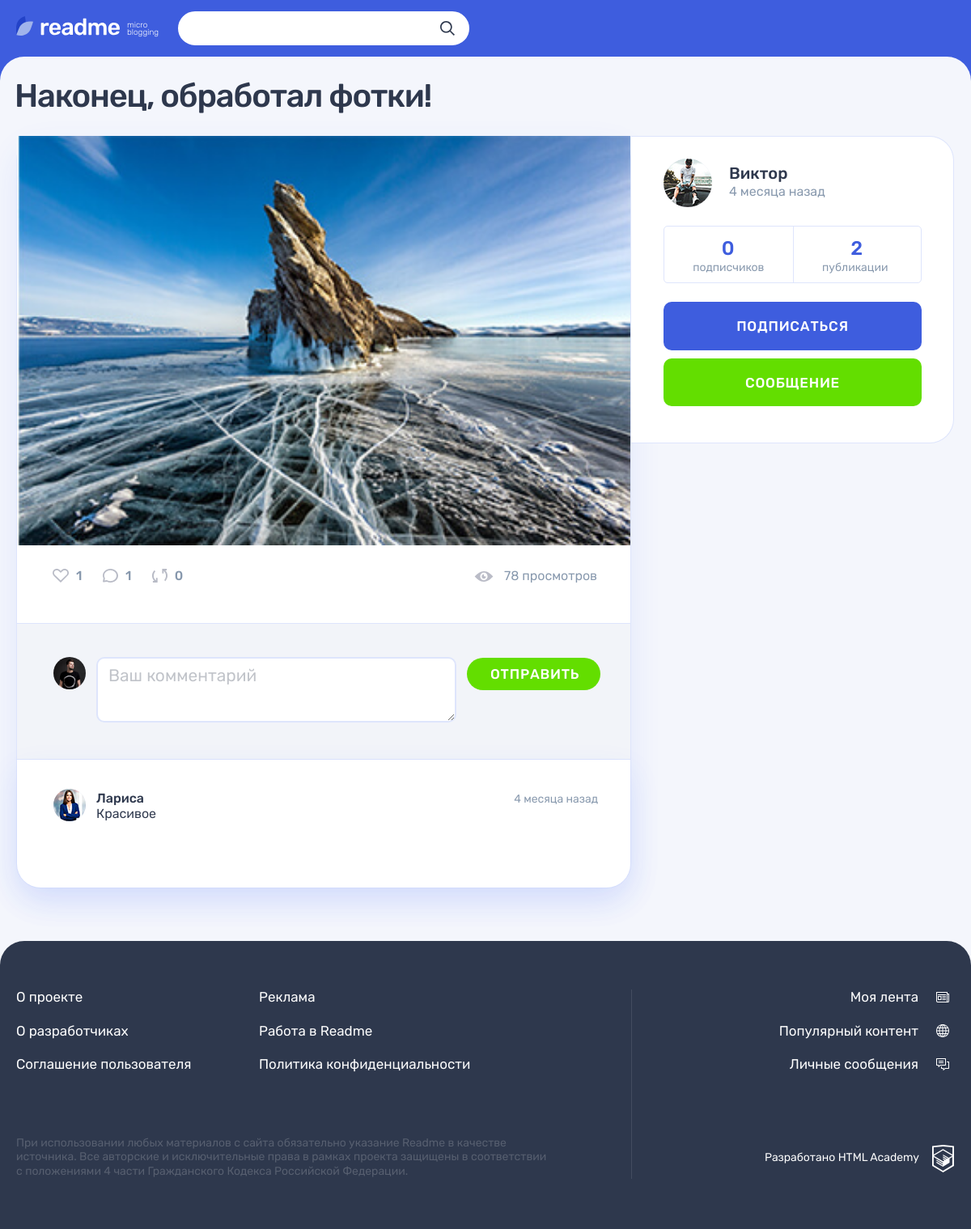
The page /post.php?id=3 (signed in) on the database its author committed.
### tables this page shows
CREATE TABLE `posts`
(
    `id`               INT UNSIGNED                           NOT NULL AUTO_INCREMENT PRIMARY KEY,
    `created_at`       DATETIME     DEFAULT CURRENT_TIMESTAMP NOT NULL,
    `updated_at`       DATETIME     DEFAULT CURRENT_TIMESTAMP ON UPDATE CURRENT_TIMESTAMP,
    `title`            VARCHAR(255)                           NOT NULL,
    `content`          TEXT                                   NULL,
    `author_quote`     VARCHAR(255)                           NULL,  
    `image_url`        VARCHAR(2048)                          NULL,
    `video_url`        VARCHAR(2048)                          NULL,
    `website_url`      VARCHAR(2048)                          NULL,
    `views_count`      INT UNSIGNED DEFAULT 0,                       
    `repost_flag`      BOOL         DEFAULT FALSE,                   
    `original_post_id` INT UNSIGNED,                                 
    `user_id`          INT UNSIGNED                           NOT NULL,
    `type_id`          INT UNSIGNED                           NOT NULL,
    FOREIGN KEY (user_id) REFERENCES users (id),
    FOREIGN KEY (type_id) REFERENCES types (id)
);

CREATE TABLE `comments`
(
    `id`         INT UNSIGNED                       NOT NULL AUTO_INCREMENT PRIMARY KEY,
    `created_at` DATETIME DEFAULT CURRENT_TIMESTAMP NOT NULL,
    `updated_at` DATETIME DEFAULT CURRENT_TIMESTAMP ON UPDATE CURRENT_TIMESTAMP,
    `content`    TEXT                               NOT NULL,
    `user_id`    INT UNSIGNED                       NOT NULL,
    `post_id`    INT UNSIGNED                       NOT NULL,
    FOREIGN KEY (user_id) REFERENCES users (id),
    FOREIGN KEY (post_id) REFERENCES posts (id)
);

CREATE TABLE `users`
(
    `id`         INT UNSIGNED                       NOT NULL AUTO_INCREMENT PRIMARY KEY,
    `email`      VARCHAR(255)                       NOT NULL,
    `login`      VARCHAR(255)                       NOT NULL,
    `password`   VARCHAR(255)                       NOT NULL,
    `avatar_url` VARCHAR(2048)                      NOT NULL,
    `created_at` DATETIME DEFAULT CURRENT_TIMESTAMP NOT NULL,
    `updated_at` DATETIME DEFAULT CURRENT_TIMESTAMP ON UPDATE CURRENT_TIMESTAMP
);

### functions/functions.php (called while the page is built, shortened)
<?php
function includeTemplate($name, array $data = [])
{
    $name = 'templates/' . $name;
    extract($data);
    require $name;
    $result = ob_get_clean();
    return $result;
}
function getNounPluralForm(int $number, string $one, string $two, string $many)
{
    $mod10 = $number % 10;
    $mod100 = $number % 100;
    switch (true) {
        case ($mod10 >= 2 && $mod10 <= 4):
            return $two;
        case ($mod100 >= 11 && $mod100 <= 20):
        case ($mod10 > 5):
        default:
            return $many;
    }
}
function publicationLife($publishTime)
{
    $differentTime = time() - strtotime($publishTime);
    switch (true) {
        case ($differentTime >= 2419200):
            $differentTime = floor($differentTime / 2419200);
            return "{$differentTime} " .
                getNounPluralForm(
                    $differentTime,
                    'месяц',
                    'месяца',
                    'месяцев'
                ) . " назад";
    }
}
function isErrorCss($errorField)
{
    $classname = isset($errorField) ? "form__input-section--error" : "";
    return $classname;
}
function htmlTime($publishTime):string
{
    return 'datetime="' . $publishTime . '" title="' . date('d.m.Y H:i', strtotime($publishTime)) . '"';
}

### post-page-helper.php (called while the page is built, shortened)
<?php
function handleMissingPost($connect, $title)
{
    try {
        $postId = filter_input(INPUT_GET, 'id', FILTER_SANITIZE_NUMBER_INT);
        return getPost($connect, $postId);
    } catch (Exception $e) {
        showNotFoundPage($title);
        exit();
    }
}

### sql-connect.php (called while the page is built, shortened)
<?php
function getPost($connect, $id)
{
    $sqlPostInfo = "SELECT
        posts.*,
        types.id AS 'type_id',
        types.title AS 'type_title',
        users.id AS 'user_id',
        users.login AS 'user_login',
        users.avatar_url AS 'user_avatar_url',
        users.created_at AS 'user_created_at',
        (SELECT COUNT(posts.id) FROM posts WHERE posts.user_id = users.id) AS 'count_user_posts',
        (SELECT COUNT(likes.user_id) FROM likes WHERE likes.post_id = posts.id) AS 'count_post_likes',
        (SELECT COUNT(subscriptions.subscriber_user_id) FROM subscriptions WHERE subscriptions.subscribed_to_user_id = users.id) AS 'count_user_subscribers',
        (SELECT COUNT(comments.id) FROM comments WHERE comments.post_id=posts.id) AS 'count_post_comments',
        (SELECT COUNT(posts.id) FROM posts WHERE posts.repost_flag = 1) AS 'count_post_reposts'
FROM posts
          INNER JOIN users ON posts.user_id = users.id
          INNER JOIN types ON posts.type_id = types.id
WHERE posts.id = $id";
    $resultPost = mysqli_query($connect, $sqlPostInfo);
    if ($post = mysqli_fetch_assoc($resultPost)) {
        return $post;
    }
    throw new Exception('Пост не найден');
}
function getPostComments($connect, $id, $countComments)
{
    $limit = "";
    if ($countComments != 'all') {
        $limit = "LIMIT $countComments";
    }
    $sqlPostComments = "SELECT
        comments.id,
        comments.content,
        comments.created_at,
        comments.updated_at,
        users.id AS 'user_id',
        users.login AS 'user_login',
        users.avatar_url AS 'user_avatar_url',
        posts.id AS 'post_id'
FROM comments
        INNER JOIN users ON comments.user_id = users.id
        INNER JOIN posts ON comments.post_id = posts.id
WHERE posts.id = $id
ORDER BY comments.created_at DESC " . $limit;
    $resultPost = mysqli_query($connect, $sqlPostComments);
    return mysqli_fetch_all($resultPost, MYSQLI_ASSOC);
}

### functions/validate-functions.php (called while the page is built, shortened)
<?php
function htmlValidate($text)
{
    return htmlspecialchars($text, ENT_QUOTES | ENT_SUBSTITUTE, 'UTF-8');
}

### templates/post-page.php (the view, shortened to what this page needs)
<main class="page__main page__main--publication">
    <div class="container">
        <h1 class="page__title page__title--publication"><?= htmlValidate($post['title']); ?></h1>
        <section class="post-details">
            <div class="post-details__wrapper post-<?= $post['type_title'] ?>>">
                <div class="post-details__main-block post post--details">
                    <?= $postContent ?>
                    <div class="post__indicators">
                        <div class="post__buttons">
                            <a class="post__indicator post__indicator--likes button" href="#" title="Лайк">
                                <svg class="post__indicator-icon" width="20" height="17">
                                    <use xlink:href="#icon-heart"></use>
                                </svg>
                                <span><?= $post['count_post_likes']; ?></span>
                            </a>
                            <span class="post__indicator post__indicator--comments" href="#"
                                  title="Комментарии">
                                <svg class="post__indicator-icon" width="19" height="17">
                                    <use xlink:href="#icon-comment"></use>
                                </svg>
                                <span><?= $post['count_post_comments']; ?></span>
                            </span>
                            <a class="post__indicator post__indicator--repost button" href="#" title="Репост">
                                <svg class="post__indicator-icon" width="19" height="17">
                                    <use xlink:href="#icon-repost"></use>
                                </svg>
                                <span><?= $post['count_post_reposts']; ?></span>
                            </a>
                        </div>
                        <span class="post__view"><?= $post['views_count']; ?> просмотров</span>
                    </div>
                    <div class="comments">
                        <form class="comments__form form" action="#" method="post">
                            <div class="comments__my-avatar">
                                <img class="comments__picture" src="../img/userpic-medium.jpg"
                                     alt="Аватар пользователя">
                            </div>
                            <div class="form__input-section <?= isErrorCss($errors['comment']); ?>">
                            <textarea class="comments__textarea form__textarea form__input" id="comment" name="comment"
                                      placeholder="Ваш комментарий"></textarea>
                            </div>
                            <button class="comments__submit button button--green" type="submit">Отправить</button>
                        </form>
                        <div class="comments__list-wrapper">
                            <ul class="comments__list">
                                <?php foreach ($comments as $comment): ?>
                                    <li class="comments__item user">
                                        <div class="comments__avatar">
                                            <a class="user__avatar-link"
                                               href="/profile.php?id=<?= $comment['user_id'] ?>">
                                                <img class="comments__picture"
                                                     src="../img/<?= $comment['user_avatar_url'] ?>"
                                                     alt="Аватар пользователя">
                                            </a>
                                        </div>
                                        <div class="comments__info">
                                            <div class="comments__name-wrapper">
                                                <a class="comments__user-name"
                                                   href="/profile.php?id=<?= $comment['user_id'] ?>">
                                                    <span><?= $comment['user_login'] ?></span>
                                                </a>
                                                <time class="comments__time" <?= htmlTime($comment['created_at']) ?>>
                                                    <?= publicationLife($comment['created_at']) ?>
                                                </time>
                                            </div>
                                            <p class="comments__text">
                                                <?= $comment['content'] ?>
                                            </p>
                                        </div>
                                    </li>
                                <?php endforeach; ?>
                            </ul>
                        </div>
                    </div>
                </div>
                <div class="post-details__user user">
                    <div class="post-details__user-info user__info">
                        <div class="post-details__avatar user__avatar">
                            <a class="post-details__avatar-link user__avatar-link"
                               href="/profile.php?id=<?= $post['user_id'] ?>">
                                <img class="post-details__picture user__picture"
                                     src="./img/<?= $post['user_avatar_url']; ?>"
                                     alt="Аватар пользователя">
                            </a>
                        </div>
                        <div class="post-details__name-wrapper user__name-wrapper">
                            <a class="post-details__name user__name" href="/profile.php?id=<?= $post['user_id'] ?>">
                                <span><?= $post['user_login']; ?></span>
                            </a>
                            <time class="post-details__time user__time" <?= htmlTime($post['user_created_at']) ?>>
                                <?= publicationLife($post['user_created_at']) ?>
                            </time>
                        </div>
                    </div>
                    <div class="post-details__rating user__rating">
                        <p class="post-details__rating-item user__rating-item user__rating-item--subscribers">
                            <span class="post-details__rating-amount user__rating-amount"><?= $post['count_user_subscribers']; ?></span>
                            <span class="post-details__rating-text user__rating-text">
                                <?= getNounPluralForm(
                                    $post['count_user_subscribers'],
                                    'подписчик',
                                    'подписчика',
                                    'подписчиков'
                                ) ?>
                            </span>
                        </p>
                        <p class="post-details__rating-item user__rating-item user__rating-item--publications">
                            <span class="post-details__rating-amount user__rating-amount"><?= $post['count_user_posts']; ?></span>
                            <span class="post-details__rating-text user__rating-text">
                                <?= getNounPluralForm(
                                    $post['count_user_posts'],
                                    'публикация',
                                    'публикации',
                                    'публикаций'
                                ) ?>
                            </span>
                        </p>
                    </div>
                    <div class="post-details__user-buttons user__buttons">
                        <button class="user__button user__button--subscription button button--main" type="button">
                            Подписаться
                        </button>
                        <a class="user__button user__button--writing button button--green" href="#">Сообщение</a>
                    </div>
                </div>
            </div>
        </section>
    </div>
</main>

### templates/detail-posts/photo-post.php
<div class="post-details__image-wrapper post-photo__image-wrapper">
    <img src="<?= htmlValidate($post['image_url']) ?>"
         alt="Фото от пользователя" width="760" height="507">
</div>

### rows shown on the page
posts: title "Наконец, обработал фотки!", image_url (picture), views_count "78", user.avatar_url (picture), user.login "Виктор", user.created_at "4 месяца назад"
comments: user.avatar_url (picture), user.login "Лариса", created_at "4 месяца назад", content "Красивое"

### other values the page prints
$post['count_post_likes'] "1"
$post['count_post_comments'] "1"
$post['count_post_reposts'] "0"
$post['count_user_subscribers'] "0"
$post['count_user_posts'] "2"
